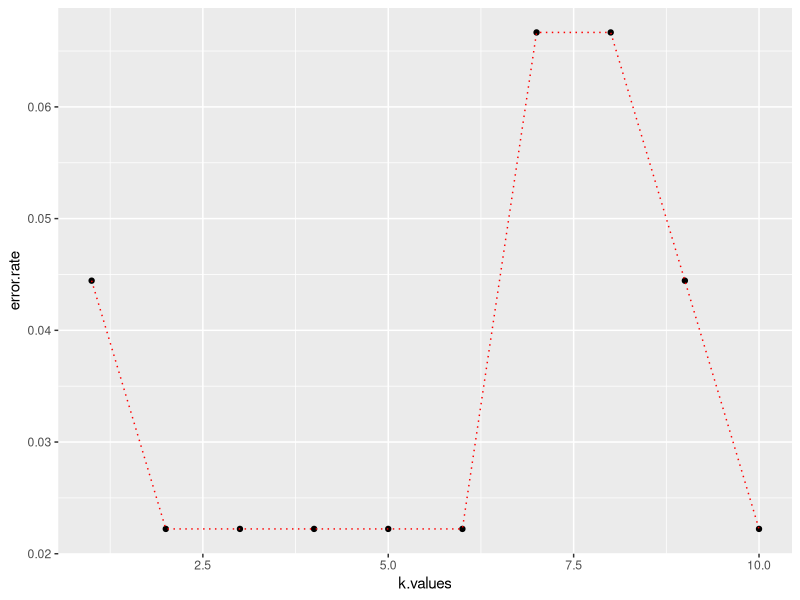

Here is the R script that generated this plot:
flowers <- iris
str(flowers)

#standardize features in your data
stand.features <- scale(iris[1:4])
var(stand.features[,1])

#Join the standardized data with the response column
final.flowers <- cbind(stand.features,flowers[5])
head(final.flowers)


#Split data into train and test
set.seed(101)

library(caTools)

sample <- sample.split(final.flowers$Species, SplitRatio = .70)
train <- subset(final.flowers, sample == TRUE)
test <- subset(final.flowers, sample == FALSE)

#Build KNN model
library(class)
predicted.species <- knn(train[1:4],test[1:4],train$Species,k=1)

#Choosing K value
predicted.species <- NULL
error.rate <- NULL

for(i in 1:10){
  set.seed(101)
  predicted.species <- knn(train[1:4],test[1:4],train$Species,k=i)
  error.rate[i] <- mean(test$Species != predicted.species)
}

library(ggplot2)
k.values <- 1:10
error.df <- data.frame(error.rate,k.values)

pl <- ggplot(error.df,aes(x=k.values,y=error.rate)) + geom_point() + geom_line(lty="dotted",color='red')
print(pl)
